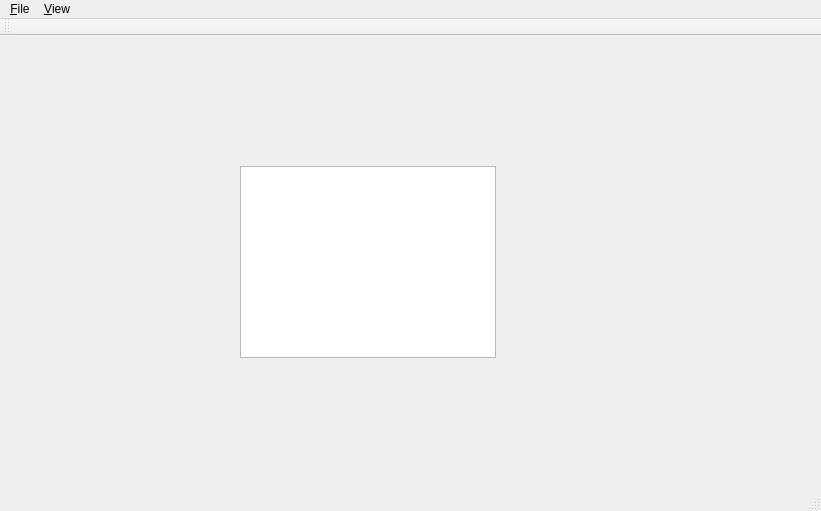
<?xml version="1.0" encoding="UTF-8"?>
<ui version="4.0">
 <class>MainWindow</class>
 <widget class="QMainWindow" name="MainWindow">
  <property name="geometry">
   <rect>
    <x>0</x>
    <y>0</y>
    <width>821</width>
    <height>511</height>
   </rect>
  </property>
  <property name="windowTitle">
   <string>MainWindow</string>
  </property>
  <widget class="QWidget" name="centralWidget">
   <widget class="QTreeView" name="treeView">
    <property name="geometry">
     <rect>
      <x>240</x>
      <y>130</y>
      <width>256</width>
      <height>192</height>
     </rect>
    </property>
   </widget>
  </widget>
  <widget class="QMenuBar" name="menuBar">
   <property name="geometry">
    <rect>
     <x>0</x>
     <y>0</y>
     <width>821</width>
     <height>27</height>
    </rect>
   </property>
   <widget class="QMenu" name="menuFile">
    <property name="title">
     <string>&amp;File</string>
    </property>
    <addaction name="actionLoad_disk"/>
    <addaction name="separator"/>
    <addaction name="actionFormat_disk"/>
    <addaction name="separator"/>
    <addaction name="actionExit"/>
   </widget>
   <widget class="QMenu" name="menuView">
    <property name="title">
     <string>&amp;View</string>
    </property>
    <addaction name="actionBrowsing_files"/>
    <addaction name="actionHex_mode"/>
   </widget>
   <addaction name="menuFile"/>
   <addaction name="menuView"/>
  </widget>
  <widget class="QToolBar" name="mainToolBar">
   <attribute name="toolBarArea">
    <enum>TopToolBarArea</enum>
   </attribute>
   <attribute name="toolBarBreak">
    <bool>false</bool>
   </attribute>
  </widget>
  <widget class="QStatusBar" name="statusBar"/>
  <action name="actionLoad_disk">
   <property name="text">
    <string>&amp;Load disk</string>
   </property>
  </action>
  <action name="actionExit">
   <property name="text">
    <string>&amp;Exit</string>
   </property>
  </action>
  <action name="actionFormat_disk">
   <property name="text">
    <string>&amp;Format disk</string>
   </property>
  </action>
  <action name="actionBrowsing_files">
   <property name="text">
    <string>&amp;Browsing files</string>
   </property>
  </action>
  <action name="actionHex_mode">
   <property name="text">
    <string>&amp;Hex. mode</string>
   </property>
  </action>
 </widget>
 <layoutdefault spacing="6" margin="11"/>
 <resources/>
 <connections/>
</ui>
